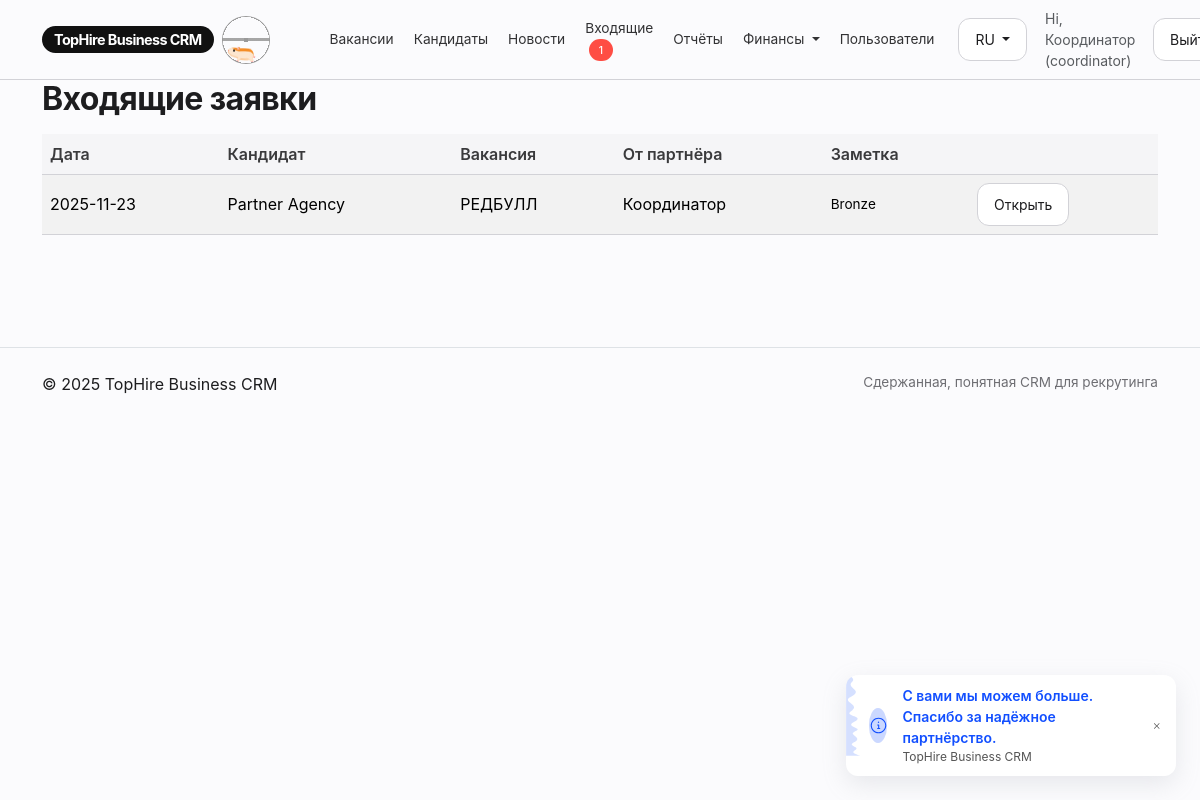
Screenshot of /inbox (signed in) with the database file from the repository.
### models.py (models this page shows)
class Base(DeclarativeBase):
    pass

class User(Base):
    __tablename__ = "users"
    id: Mapped[int] = mapped_column(primary_key=True)
    name: Mapped[str] = mapped_column(String(180))
    email: Mapped[str] = mapped_column(String(255), unique=True, index=True)
    password_hash: Mapped[str] = mapped_column(String(255))
    role: Mapped[str] = mapped_column(String(32))  # coordinator|recruiter|partner
    is_active: Mapped[bool] = mapped_column(Boolean, default=True)
    note: Mapped[str] = mapped_column(Text, default="")
    is_blocked: Mapped[bool] = mapped_column(Boolean, default=False)
    bank_account: Mapped[str] = mapped_column(String(255), default="")
    bank_name: Mapped[str] = mapped_column(String(255), default="")
    company_name: Mapped[str] = mapped_column(String(255), default="")
    tax_id: Mapped[str] = mapped_column(String(100), default="")
    address: Mapped[str] = mapped_column(Text, default="")
    payout_note: Mapped[str] = mapped_column(Text, default="")
    settlement_day: Mapped[int] = mapped_column(Integer, default=10)
    created_at: Mapped[datetime] = mapped_column(DateTime, default=datetime.utcnow)

class Candidate(Base):
    __tablename__ = "candidates"
    id: Mapped[int] = mapped_column(primary_key=True)
    job_id: Mapped[int] = mapped_column(ForeignKey("jobs.id"))
    submitter_id: Mapped[int] = mapped_column(ForeignKey("users.id"))
    full_name: Mapped[str] = mapped_column(String(200))
    phone: Mapped[str] = mapped_column(String(100), default="")
    email: Mapped[str] = mapped_column(String(200), default="")
    cv_url: Mapped[str] = mapped_column(String(400), default="")
    notes: Mapped[str] = mapped_column(Text, default="")
    status: Mapped[str] = mapped_column(String(32), default="Подан")
    partner_fee_offer: Mapped[float] = mapped_column(Float, default=0.0)
    recruiter_fee_offer: Mapped[float] = mapped_column(Float, default=0.0)
    created_at: Mapped[datetime] = mapped_column(DateTime, default=datetime.utcnow)

### app.py (the view)
@app.route("/inbox")
@login_required
def inbox():
    if g.user.role not in ("recruiter","coordinator"):
        return redirect(url_for("index"))
    rows = (db.session.query(Candidate, case((Job.status=="active", Job.title), else_=None).label("job_title"), User.name.label("submitter_name"), User.note.label("submitter_note"))
            .join(Job, Candidate.job_id==Job.id)
            .join(User, User.id==Candidate.submitter_id)
            .filter(Candidate.status=="Подан")
            .order_by(Candidate.created_at.desc()).limit(300).all())
    return render_template("inbox.html", rows=rows)

### app.py (called while the page is built)
@app.context_processor
def inject_brand():
    lang = session.get("lang", "ru")
    return {"BRAND": BRAND, "current_lang": lang}

@app.before_request
def load_user():
    g.user = None
    uid = session.get("uid")
    if uid:
        g.user = db.session.get(User, uid)
    g.inbox_count = 0
    g.news_unread_count = 0
    if g.user and g.user.role in ("recruiter","coordinator"):
        g.inbox_count = db.session.query(func.count(Candidate.id)).filter(Candidate.status=="Подан").scalar() or 0
    if g.user:
        g.news_unread_count = (
            db.session.query(func.count(News.id))
            .outerjoin(NewsRead, (NewsRead.news_id == News.id) & (NewsRead.user_id == g.user.id))
            .filter(News.is_published == True, NewsRead.id.is_(None))
            .scalar()
            or 0
        )

def login_required(f):
    from functools import wraps
    @wraps(f)
    def wrapper(*a, **kw):
        if not g.user:
            return redirect(url_for("login"))
        return f(*a, **kw)
    return wrapper

### templates/inbox.html
{% extends "layout.html" %}
{% block content %}
<h2 class="hero-title mb-3">Входящие заявки</h2>
<table class="table table-striped align-middle">
  <thead><tr><th>Дата</th><th>Кандидат</th><th>Вакансия</th><th>От партнёра</th><th>Заметка</th><th></th></tr></thead>
  <tbody>
    {% for c, job_title, submitter_name, submitter_note in rows %}
    <tr>
      <td>{{ c.created_at.date() }}</td>
      <td>{{ c.full_name }}</td>
      <td>{{ job_title or 'Не выбрана' }}</td>
      <td>{{ submitter_name }}</td>
      <td class="small-note">{{ submitter_note }}</td>
      <td><a class="btn btn-outline-secondary btn-sm" href="{{ url_for('candidate_view', cand_id=c.id) }}">Открыть</a></td>
    </tr>
    {% endfor %}
  </tbody>
</table>
{% endblock %}

### templates/layout.html (shortened to what this page needs)
<!doctype html>
<html lang="{{ current_lang or 'ru' }}">
<head>
  <link href="https://cdn.jsdelivr.net/npm/bootstrap@5.3.3/dist/css/bootstrap.min.css" rel="stylesheet">
  <link href="{{ url_for('static', filename='css/tophire.css') }}" rel="stylesheet">
</head>
<body>
<nav class="navbar navbar-expand-lg py-2">
  <div class="container">
    <a class="navbar-brand brand d-flex align-items-center gap-2" href="{{ url_for('index') }}">
      <span class="brand-mark">{{ BRAND }}</span>
      <span class="brand-hamster d-none d-sm-inline-flex">
        <div aria-label="Orange and tan hamster running in a metal wheel"
             role="img"
             class="wheel-and-hamster">
          <div class="wheel"></div>
          <div class="hamster">
            <div class="hamster__body">
              <div class="hamster__head">
                <div class="hamster__ear"></div>
                <div class="hamster__eye"></div>
              </div>
              <div class="hamster__limb hamster__limb--fr"></div>
              <div class="hamster__limb hamster__limb--fl"></div>
              <div class="hamster__limb hamster__limb--br"></div>
              <div class="hamster__limb hamster__limb--bl"></div>
              <div class="hamster__tail"></div>
            </div>
          </div>
          <div class="spoke"></div>
        </div>
      </span>
    </a>
    {% if g.user %}
    <div class="collapse navbar-collapse" id="nav">
      <ul class="navbar-nav nav-main ms-4 me-auto align-items-lg-center gap-lg-1">
        <li class="nav-item">
          <a class="nav-link" href="{{ url_for('jobs') }}">
            {{ "Вакансії" if current_lang=="uk" else "Вакансии" }}
          </a>
        </li>
        <li class="nav-item">
          <a class="nav-link" href="{{ url_for('candidates') }}">
            {{ "Кандидати" if current_lang=="uk" else "Кандидаты" }}
          </a>
        </li>
        <li class="nav-item">
          <a class="nav-link nav-link-with-badge" href="{{ url_for('news_list') }}">
            <span class="nav-link-label">{{ "Новини" if current_lang=="uk" else "Новости" }}</span>
          </a>
        </li>
        {% if g.user.role in ['recruiter','coordinator'] %}
        <li class="nav-item">
          <a class="nav-link" href="{{ url_for('inbox') }}">
            {{ "Вхідні" if current_lang=="uk" else "Входящие" }}
            {% if g.inbox_count %}
              <span class="badge text-bg-danger ms-1">{{ g.inbox_count }}</span>
            {% endif %}
          </a>
        </li>
        <li class="nav-item">
          <a class="nav-link" href="{{ url_for('reports') }}">
            {{ "Звіти" if current_lang=="uk" else "Отчёты" }}
          </a>
        </li>
        {% endif %}
        {% if g.user.role in ['finance','coordinator'] %}
        <li class="nav-item dropdown">
          <a class="nav-link dropdown-toggle" href="#" id="navFinance" role="button" data-bs-toggle="dropdown" aria-expanded="false">
            {{ "Фінанси" if current_lang=="uk" else "Финансы" }}
          </a>
        </li>
        {% endif %}
        {% if g.user.role == 'coordinator' %}
        <li class="nav-item">
          <a class="nav-link" href="{{ url_for('admin_users') }}">
            {{ "Користувачі" if current_lang=="uk" else "Пользователи" }}
          </a>
        </li>
        {% endif %}
      </ul>
      <div class="navbar-utilities ms-lg-3 mt-3 mt-lg-0 w-100 w-lg-auto justify-content-between justify-content-lg-end">
        <div class="dropdown me-2">
          <button class="btn btn-sm btn-outline-secondary dropdown-toggle" type="button" data-bs-toggle="dropdown">
            {{ "UA" if current_lang=="uk" else "RU" }}
          </button>
        </div>
        <div class="navbar-user d-flex align-items-center gap-2 text-muted small flex-grow-1 flex-lg-grow-0">
          <span>
            {{ "Привіт" if current_lang=="uk" else "Hi" }}, {{ g.user.name }} ({{ g.user.role }})
          </span>
        </div>
        <a class="btn btn-sm btn-outline-secondary ms-lg-2" href="{{ url_for('logout') }}">
          {{ "Вийти" if current_lang=="uk" else "Выйти" }}
        </a>
      </div>
    </div>
    {% endif %}
  </div>
</nav>
<main class="container pb-5">
  {% block content %}{% endblock %}
</main>
{% if g.user %}
<div class="bottom-toast toast-hidden" id="appreciationToast">
  <div class="toast-card">
    <div class="toast-icon-container">
    </div>
    <div class="toast-message-text-container">
      <p class="toast-message-text" id="toastMessageMain">
      </p>
      <p class="toast-sub-text">{{ BRAND }}</p>
    </div>
  </div>
</div>
{% endif %}
<footer class="py-4 mt-5 border-top">
  <div class="container d-flex justify-content-between">
    <span>© {{ 2025 }} {{ BRAND }}</span>
    <span class="small-note">{{ "Стримана, зрозуміла CRM для рекрутингу" if current_lang=="uk" else "Сдержанная, понятная CRM для рекрутинга" }}</span>
  </div>
</footer>
</body></html>

### rows the page displays
User: user.name "Координатор", user.role "coordinator"
Candidate: created_at "2025-11-23", full_name "Partner Agency", job_title "РЕДБУЛЛ", name "Координатор", note "Bronze"

### other values shown
{{ BRAND }} "TopHire Business CRM"
{{ "Вакансії" if current_lang=="uk" else "Вакансии" }} "Вакансии"
{{ "Кандидати" if current_lang=="uk" else "Кандидаты" }} "Кандидаты"
{{ "Новини" if current_lang=="uk" else "Новости" }} "Новости"
{{ "Вхідні" if current_lang=="uk" else "Входящие" }} "Входящие"
{{ g.inbox_count }} "1"
{{ "Звіти" if current_lang=="uk" else "Отчёты" }} "Отчёты"
{{ "Фінанси" if current_lang=="uk" else "Финансы" }} "Финансы"
{{ "Користувачі" if current_lang=="uk" else "Пользователи" }} "Пользователи"
{{ "UA" if current_lang=="uk" else "RU" }} "RU"
{{ "Привіт" if current_lang=="uk" else "Hi" }} "Hi"
{{ 2025 }} "2025"
